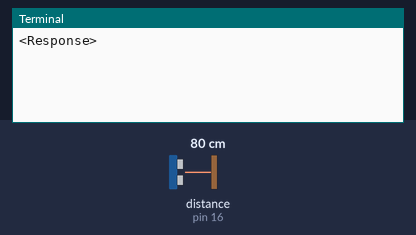
The program below on a simulated Raspberry Pi (header pin numbers). Shown: the last lines printed to the terminal. The inputs (shaded band) are chosen by the test bench; at power-on: distance to the obstacle (sensor on pin 16) 80 cm. The echo pulse lasts 58.3 µs per cm; web requests get an empty 200 reply after 0.4 s; the clock reads 2024-03-15 10:24:30 at power-on unless the program sets it.

Above: at 1.2 s.
1.3 s: distance to the obstacle (sensor on pin 16) set to 2 cm
At 2.1 s:
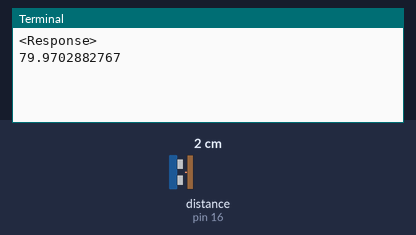
5.3 s: distance to the obstacle (sensor on pin 16) set to 4 cm
At 7.0 s:
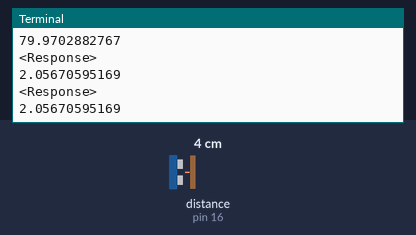
Timing chart, 0 to 8.5 s (numbered marks = the images above; inputs shaded):
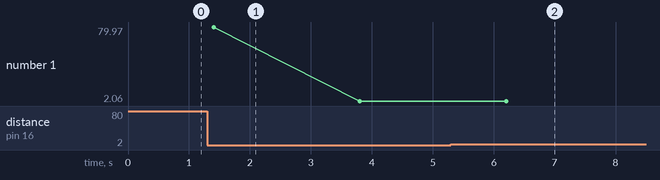

The program:

Ultrasonic_Sensor_Second_Try.py
```python
# import the library that allows us to logically access the GPIO pins
# refer to the library as G, it is like an alias
import RPi.GPIO as R

#import the requests library
import requests

#import the time and sleep function from time library that allow us to provide delay
from time import time,sleep

#To disable warning of channel is already in use
R.setwarnings(False)

# use the BOARD numbering scheme or we can use BCM scheme also
R.setmode(R.BOARD)

# set pin 12 in output mode in direction OUT and
# set pin 16 in input mode in direction IN
R.setup(12,R.OUT)
R.setup(16,R.IN)

# Define the trigger pin and echo pin on 12 and 16 pin respectively
Triger_pin = 12
Echo_pin = 16

#define post function which is responsible for sending distance to the broker with the increment of 1 in the value of i
def post_data(distance):
	i = 0
	print requests.post("http://try:try@broker.shiftr.io/himani",data = "distance")
	i +=1
	sleep(1)

#define distance function which gives us the object distance
def distance():
	#we initialize the trigger pin after each 1msec
	R.output(Triger_pin,True)
	sleep(0.00001)
	R.output(Triger_pin,False)

	#using time function from time library record the start and end time of the signal from ultrasonic sensor
	start_time = time()
	end_time = time()

	#when we not recieve any signal at echo pin do
	while(R.input(Echo_pin) == 0):
		start_time = time()

	#when we recieve signal at the echo pin do
	while(R.input(Echo_pin) == 1):
		end_time = time()

	#calculate the duration by subtracting the start time by the end time
	#now use this duration time to calculate the distance by using the formula for distance calculation
	#i.e. distance = time * speed
	#Here we use the air as the transmission medium so the speed of the wave is 34300 m/sec
	#To calculate the objet distance we will divide the total distance by 2 to get the distnce between sensoor and object
	duration = end_time - start_time
	distance = (duration * 34300)/2

	#now using the post function here we send the calculated distance to the broker
	post_data(distance)

	#return the calculated distance
	return distance

#for each true value
while(True):
	#print the distance by calling the distance function defined above by providing the 1 sec of delay
	print distance()
	sleep(1)
```

Measured:
- plotted number 1: 2.06 → 3.98 after the input at 5.3 s
